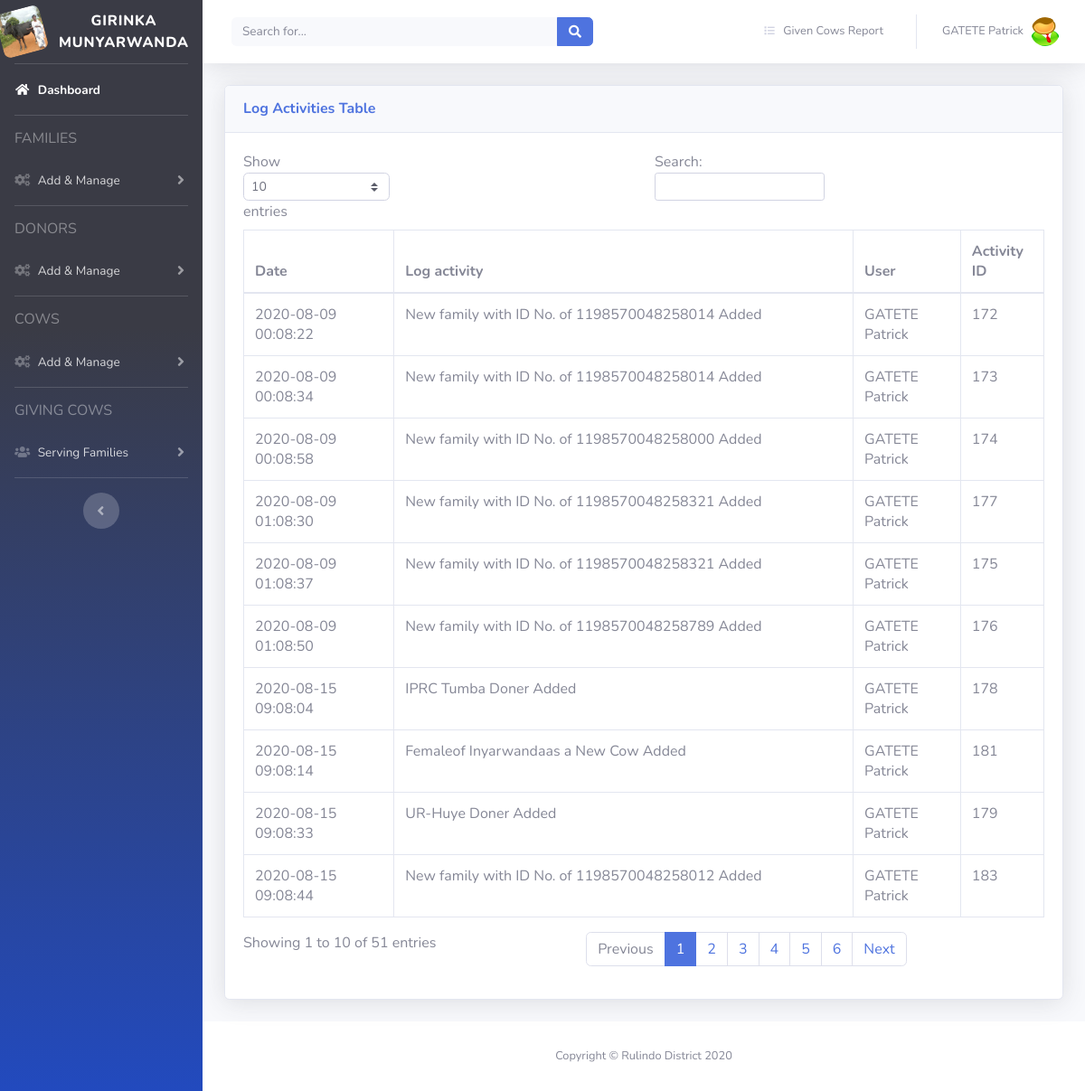
The app's page /log_activity.php (signed in) with its own data.
### tables this page shows
CREATE TABLE `history` (
  `hist_id` int(10) UNSIGNED NOT NULL,
  `user_id` int(10) NOT NULL,
  `data` varchar(255) NOT NULL,
  `date` timestamp NOT NULL DEFAULT '0000-00-00 00:00:00'
);

CREATE TABLE `users` (
  `user_id` int(11) NOT NULL,
  `fullname` varchar(255) NOT NULL,
  `email` varchar(255) NOT NULL,
  `password` varchar(300) NOT NULL,
  `usertype` enum('Admin','Other') NOT NULL,
  `register_date` date NOT NULL,
  `last_login` datetime NOT NULL,
  `status` enum('1','0') NOT NULL DEFAULT '1'
);

### log_activity.php (the view, shortened to what this page needs)
<?php
include('side_bar.php');
?>
<div id="content-wrapper" class="d-flex flex-column">
    <div id="content">
      <?php
        include('nav_bar.php');
      ?>
                  <div class="container-fluid">
    <div class="card shadow mb-4">
    <div class="card-header py-3">
      <h6 class="m-0 font-weight-bold text-primary">Log Activities Table</h6>
    </div>
    <div class="card-body">
      <div class="table-responsive">
      <table class="table table-bordered" id="dataTable" width="100%" cellspacing="0">
          <thead>
            <tr>
              <th>Date</th>
              <th>Log activity</th>
              <th>User</th>
              <th>Activity ID</th>
            </tr>
          </thead>
          <tbody>
        <?php
          include("dbConfig.php");
          $sql = "SELECT h.hist_id AS hist_id, h.user_id AS user_id, h.data AS activity_log, h.date AS activity_date, u.user_id AS user_id, u.fullname AS fullname FROM history h, users u WHERE h.user_id = u.user_id";
          $resultset = mysqli_query($db, $sql) or die("database error:". mysqli_error($conn));
          while( $row = mysqli_fetch_assoc($resultset) ) {
            ?>
              <tr>
                <td><?php echo $row["activity_date"]; ?></td>
                <td><?php echo $row["activity_log"]; ?></td>
                <td><?php echo $row["fullname"]; ?></td>
                <td><?php echo $row["hist_id"]; ?></td>
              </tr>
            <?php
	        }
          ?>
		    </tbody>
		  </table>
	</div>
      </div>
    </div>
  </div>
	<?php
      include('footer.php');
    ?>
</div>
</body>
</html>

### side_bar.php (shortened to what this page needs)
<html>
  <head>
  <link href="vendor/fontawesome-free/css/all.min.css" rel="stylesheet" type="text/css">
  <link href="css/sb-admin-2.min.css" rel="stylesheet">
  <link rel="stylesheet" type="text/css" href="https://maxcdn.bootstrapcdn.com/font-awesome/4.7.0/css/font-awesome.min.css">
  </head>
  <body id="page-top">
  <div id="wrapper">
    <ul class="navbar-nav bg-gradient-primary sidebar sidebar-dark accordion" id="accordionSidebar">
      <a class="sidebar-brand d-flex align-items-center justify-content-center" href="dashboard.php">
        <div class="sidebar-brand-icon rotate-n-15">
          <i><img style = "border-radius:8px" src = "images/girinka.jpg" height = 50" width = "50"></i>
        </div>
        <div class="sidebar-brand-text mx-3">Girinka Munyarwanda</div>
      </a>
       <hr class="sidebar-divider my-0">
<li class="nav-item active">
  <a class="nav-link" href="dashboard.php">
    <i class="fas fa-fw fa-home">
</i>
    <span>Dashboard</span></a>
</li>
<hr class="sidebar-divider">
<div class="sidebar-heading">
  <h6>Families</h6>
</div>
<li class="nav-item">
  <a class="nav-link collapsed" href="#" data-toggle="collapse" data-target="#collapseFamily" aria-expanded="true" aria-controls="collapseTwo">
    <i class="fas fa-fw fa-cogs"></i>
    <span>Add & Manage</span>
  </a>
</li>
<hr class="sidebar-divider">
<div class="sidebar-heading">
  <h6>Donors</h6>
</div>
 <li class="nav-item">
  <a class="nav-link collapsed" href="#" data-toggle="collapse" data-target="#collapseDonor" aria-expanded="true" aria-controls="collapseTwo">
    <i class="fas fa-fw fa-cogs"></i>
    <span>Add & Manage</span>
  </a>
</li>
     <hr class="sidebar-divider">
<div class="sidebar-heading">
<h6>Cows</h6>
</div>
<li class="nav-item">
<a class="nav-link collapsed" href="#" data-toggle="collapse" data-target="#collapseCow" aria-expanded="true" aria-controls="collapseTwo">
<i class="fas fa-fw fa-cogs"></i>
<span>Add & Manage</span>
</a>
</li>
<hr class="sidebar-divider">
<div class="sidebar-heading">
<h6>Giving Cows</h6>
</div>
<li class="nav-item">
<a class="nav-link collapsed" href="#" data-toggle="collapse" data-target="#collapseGivCow" aria-expanded="true" aria-controls="collapseTwo">
<i class="fas fa-fw fa-users"></i>
<span>Serving Families</span>
</a>
</li>
   <hr class="sidebar-divider d-none d-md-block">
<div class="text-center d-none d-md-inline">
  <button class="rounded-circle border-0" id="sidebarToggle"></button>
</div>
</ul>

### nav_bar.php (shortened to what this page needs)
<nav class="navbar navbar-expand navbar-light bg-white topbar mb-4 static-top shadow">
  <form class="d-none d-sm-inline-block form-inline mr-auto ml-md-3 my-2 my-md-0 mw-100 navbar-search">
    <div class="input-group">
      <input type="text" class="form-control bg-light border-0 small" placeholder="Search for..." aria-label="Search" aria-describedby="basic-addon2">
      <div class="input-group-append">
        <button class="btn btn-primary" type="button">
          <i class="fas fa-search fa-sm"></i>
        </button>
      </div>
    </div>
  </form>
  <ul class="navbar-nav ml-auto">
      <li class="nav-item dropdown no-arrow">
        <a class="nav-link" href="transactions.php" id="userDropdown" role="button">
          <span class="mr-2 d-none d-lg-inline text-gray-600 small"> <i class="fas fa-list fa-sm fa-fw mr-2 text-gray-400"></i>Given Cows Report</span>
        </a>
      </li>
    <li class="nav-item dropdown no-arrow">
      <a class="nav-link dropdown-toggle" href="#" id="userDropdown" role="button" data-toggle="dropdown" aria-haspopup="true" aria-expanded="false">
        <span class="mr-2 d-none d-lg-inline text-gray-600 small"><?= $_SESSION['fullname']; ?></span>
        <img class="img-profile rounded-circle" src="images/user.png">
      </a>
    </li>
  </ul>
</nav>

### footer.php
<footer class="sticky-footer bg-white">
    <div class="container my-auto">
        <div class="copyright text-center my-auto">
            <span>Copyright &copy; Rulindo District <?= date('Y'); ?></span>
        </div>
    </div>
</footer>

### records on screen
history: date "2020-08-09 00:08:22", data "New family with ID No. of 1198570048258014 Added", user.fullname "GATETE Patrick", hist_id "172"
history: date "2020-08-09 00:08:34", data "New family with ID No. of 1198570048258014 Added", user.fullname "GATETE Patrick", hist_id "173"
history: date "2020-08-09 00:08:58", data "New family with ID No. of 1198570048258000 Added", user.fullname "GATETE Patrick", hist_id "174"
history: date "2020-08-09 01:08:37", data "New family with ID No. of 1198570048258321 Added", user.fullname "GATETE Patrick", hist_id "175"
history: date "2020-08-09 01:08:50", data "New family with ID No. of 1198570048258789 Added", user.fullname "GATETE Patrick", hist_id "176"
history: date "2020-08-09 01:08:30", data "New family with ID No. of 1198570048258321 Added", user.fullname "GATETE Patrick", hist_id "177"
history: date "2020-08-15 09:08:04", data "IPRC Tumba Doner Added", user.fullname "GATETE Patrick", hist_id "178"
history: date "2020-08-15 09:08:33", data "UR-Huye Doner Added", user.fullname "GATETE Patrick", hist_id "179"
history: date "2020-08-15 09:08:14", data "Femaleof Inyarwandaas a New Cow Added", user.fullname "GATETE Patrick", hist_id "181"
history: date "2020-08-15 09:08:44", data "New family with ID No. of 1198570048258012 Added", user.fullname "GATETE Patrick", hist_id "183"

### other values on screen
$_SESSION['fullname'] "GATETE Patrick"
